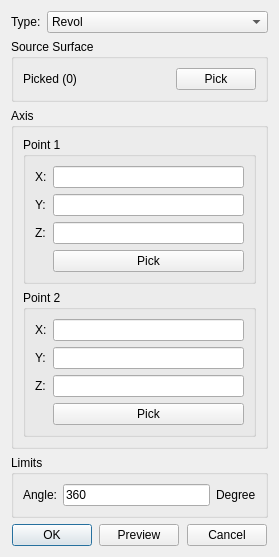
<?xml version="1.0" encoding="UTF-8"?>
<ui version="4.0">
 <class>SolidRevolInfoDialog</class>
 <widget class="QDialog" name="SolidRevolInfoDialog">
  <property name="geometry">
   <rect>
    <x>0</x>
    <y>0</y>
    <width>279</width>
    <height>502</height>
   </rect>
  </property>
  <property name="windowTitle">
   <string>Revol Solid</string>
  </property>
  <layout class="QGridLayout" name="gridLayout_4">
   <item row="0" column="0">
    <widget class="QWidget" name="widget_2" native="true">
     <property name="sizePolicy">
      <sizepolicy hsizetype="Preferred" vsizetype="Fixed">
       <horstretch>0</horstretch>
       <verstretch>0</verstretch>
      </sizepolicy>
     </property>
     <layout class="QGridLayout" name="gridLayout_2">
      <property name="leftMargin">
       <number>0</number>
      </property>
      <property name="topMargin">
       <number>0</number>
      </property>
      <property name="rightMargin">
       <number>0</number>
      </property>
      <property name="bottomMargin">
       <number>0</number>
      </property>
      <item row="0" column="0">
       <widget class="QLabel" name="label">
        <property name="sizePolicy">
         <sizepolicy hsizetype="Fixed" vsizetype="Preferred">
          <horstretch>0</horstretch>
          <verstretch>0</verstretch>
         </sizepolicy>
        </property>
        <property name="text">
         <string>Type:</string>
        </property>
       </widget>
      </item>
      <item row="0" column="1">
       <widget class="QComboBox" name="comb_type">
        <item>
         <property name="text">
          <string>Revol</string>
         </property>
        </item>
       </widget>
      </item>
     </layout>
    </widget>
   </item>
   <item row="2" column="0">
    <widget class="QWidget" name="widget" native="true">
     <property name="sizePolicy">
      <sizepolicy hsizetype="Preferred" vsizetype="Fixed">
       <horstretch>0</horstretch>
       <verstretch>0</verstretch>
      </sizepolicy>
     </property>
     <layout class="QGridLayout" name="gridLayout_3">
      <property name="leftMargin">
       <number>0</number>
      </property>
      <property name="topMargin">
       <number>0</number>
      </property>
      <property name="rightMargin">
       <number>0</number>
      </property>
      <property name="bottomMargin">
       <number>0</number>
      </property>
      <item row="0" column="4">
       <spacer name="horizontalSpacer_3">
        <property name="orientation">
         <enum>Qt::Horizontal</enum>
        </property>
        <property name="sizeHint" stdset="0">
         <size>
          <width>40</width>
          <height>20</height>
         </size>
        </property>
       </spacer>
      </item>
      <item row="0" column="1">
       <widget class="QPushButton" name="pb_ok">
        <property name="text">
         <string>OK</string>
        </property>
       </widget>
      </item>
      <item row="0" column="3">
       <widget class="QPushButton" name="pb_preview">
        <property name="text">
         <string>Preview</string>
        </property>
       </widget>
      </item>
      <item row="0" column="5">
       <widget class="QPushButton" name="pb_cancel">
        <property name="text">
         <string>Cancel</string>
        </property>
       </widget>
      </item>
      <item row="0" column="2">
       <spacer name="horizontalSpacer_2">
        <property name="orientation">
         <enum>Qt::Horizontal</enum>
        </property>
        <property name="sizeHint" stdset="0">
         <size>
          <width>40</width>
          <height>20</height>
         </size>
        </property>
       </spacer>
      </item>
      <item row="0" column="0">
       <spacer name="horizontalSpacer">
        <property name="orientation">
         <enum>Qt::Horizontal</enum>
        </property>
        <property name="sizeHint" stdset="0">
         <size>
          <width>40</width>
          <height>20</height>
         </size>
        </property>
       </spacer>
      </item>
      <item row="0" column="6">
       <spacer name="horizontalSpacer_4">
        <property name="orientation">
         <enum>Qt::Horizontal</enum>
        </property>
        <property name="sizeHint" stdset="0">
         <size>
          <width>40</width>
          <height>20</height>
         </size>
        </property>
       </spacer>
      </item>
     </layout>
    </widget>
   </item>
   <item row="1" column="0">
    <widget class="QStackedWidget" name="stackedWidget">
     <widget class="QWidget" name="page">
      <layout class="QGridLayout" name="gridLayout_6">
       <property name="leftMargin">
        <number>0</number>
       </property>
       <property name="topMargin">
        <number>0</number>
       </property>
       <property name="rightMargin">
        <number>0</number>
       </property>
       <property name="bottomMargin">
        <number>0</number>
       </property>
       <item row="2" column="0">
        <widget class="QGroupBox" name="groupBox_3">
         <property name="title">
          <string>Limits</string>
         </property>
         <layout class="QGridLayout" name="gridLayout">
          <item row="0" column="0">
           <widget class="QLabel" name="label_3">
            <property name="text">
             <string>Angle:</string>
            </property>
           </widget>
          </item>
          <item row="0" column="2" colspan="2">
           <widget class="QLabel" name="label_4">
            <property name="text">
             <string>Degree</string>
            </property>
           </widget>
          </item>
          <item row="0" column="1">
           <widget class="Comp::FITKSciNotationLineEdit" name="le_angle">
            <property name="text">
             <string>360</string>
            </property>
           </widget>
          </item>
         </layout>
        </widget>
       </item>
       <item row="1" column="0">
        <widget class="QGroupBox" name="groupBox_2">
         <property name="title">
          <string>Axis</string>
         </property>
         <layout class="QGridLayout" name="gridLayout_8">
          <item row="0" column="0">
           <widget class="QGroupBox" name="groupBox_4">
            <property name="title">
             <string>Point 1</string>
            </property>
            <layout class="QGridLayout" name="gridLayout_7">
             <item row="0" column="0">
              <widget class="QLabel" name="label_10">
               <property name="text">
                <string>X:</string>
               </property>
              </widget>
             </item>
             <item row="1" column="1">
              <widget class="Comp::FITKSciNotationLineEdit" name="le_p1y"/>
             </item>
             <item row="2" column="0">
              <widget class="QLabel" name="label_11">
               <property name="text">
                <string>Z:</string>
               </property>
              </widget>
             </item>
             <item row="0" column="1">
              <widget class="Comp::FITKSciNotationLineEdit" name="le_p1x"/>
             </item>
             <item row="2" column="1">
              <widget class="Comp::FITKSciNotationLineEdit" name="le_p1z"/>
             </item>
             <item row="1" column="0">
              <widget class="QLabel" name="label_12">
               <property name="text">
                <string>Y:</string>
               </property>
              </widget>
             </item>
             <item row="3" column="1">
              <widget class="QPushButton" name="pb_pickpoint1">
               <property name="text">
                <string>Pick</string>
               </property>
              </widget>
             </item>
            </layout>
           </widget>
          </item>
          <item row="1" column="0">
           <widget class="QGroupBox" name="groupBox_5">
            <property name="title">
             <string>Point 2</string>
            </property>
            <layout class="QGridLayout" name="gridLayout_5">
             <item row="1" column="1">
              <widget class="Comp::FITKSciNotationLineEdit" name="le_p2y"/>
             </item>
             <item row="0" column="1">
              <widget class="Comp::FITKSciNotationLineEdit" name="le_p2x"/>
             </item>
             <item row="2" column="1">
              <widget class="Comp::FITKSciNotationLineEdit" name="le_p2z"/>
             </item>
             <item row="0" column="0">
              <widget class="QLabel" name="label_13">
               <property name="text">
                <string>X:</string>
               </property>
              </widget>
             </item>
             <item row="1" column="0">
              <widget class="QLabel" name="label_14">
               <property name="text">
                <string>Y:</string>
               </property>
              </widget>
             </item>
             <item row="2" column="0">
              <widget class="QLabel" name="label_15">
               <property name="text">
                <string>Z:</string>
               </property>
              </widget>
             </item>
             <item row="3" column="1">
              <widget class="QPushButton" name="pb_pickpoint2">
               <property name="text">
                <string>Pick</string>
               </property>
              </widget>
             </item>
            </layout>
           </widget>
          </item>
         </layout>
        </widget>
       </item>
       <item row="0" column="0">
        <widget class="QGroupBox" name="groupBox">
         <property name="sizePolicy">
          <sizepolicy hsizetype="Preferred" vsizetype="Fixed">
           <horstretch>0</horstretch>
           <verstretch>0</verstretch>
          </sizepolicy>
         </property>
         <property name="title">
          <string>Source Surface</string>
         </property>
         <layout class="QHBoxLayout" name="horizontalLayout_2">
          <item>
           <widget class="QLabel" name="lb_source">
            <property name="text">
             <string>Picked (0)</string>
            </property>
           </widget>
          </item>
          <item>
           <widget class="QPushButton" name="pb_selectsource">
            <property name="sizePolicy">
             <sizepolicy hsizetype="Fixed" vsizetype="Fixed">
              <horstretch>0</horstretch>
              <verstretch>0</verstretch>
             </sizepolicy>
            </property>
            <property name="text">
             <string>Pick</string>
            </property>
           </widget>
          </item>
         </layout>
        </widget>
       </item>
       <item row="3" column="0">
        <spacer name="verticalSpacer">
         <property name="orientation">
          <enum>Qt::Vertical</enum>
         </property>
         <property name="sizeHint" stdset="0">
          <size>
           <width>20</width>
           <height>40</height>
          </size>
         </property>
        </spacer>
       </item>
      </layout>
     </widget>
    </widget>
   </item>
  </layout>
 </widget>
 <customwidgets>
  <customwidget>
   <class>Comp::FITKSciNotationLineEdit</class>
   <extends>QLineEdit</extends>
   <header location="global">FITK_Component/FITKWidget/FITKSciNotationLineEdit.h</header>
  </customwidget>
 </customwidgets>
 <resources/>
 <connections/>
</ui>
